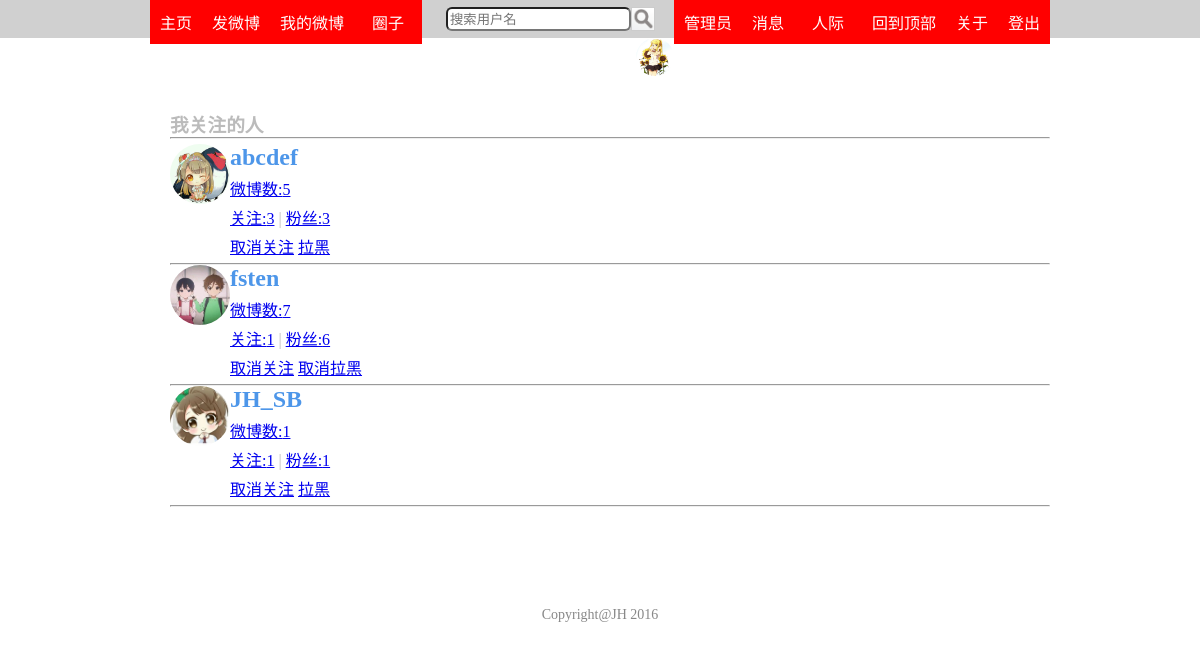
Screenshot of /user/ljhandlwt/concern (signed in) with the database file from the repository.
### app/models.py (models this page shows, shortened)
class User(db.Model):
	id=db.Column(db.Integer,primary_key=True)
	nickname=db.Column(db.String(80),unique=True)
	password=db.Column(db.String(120))
	email=db.Column(db.String(120),unique=True)
	information=db.Column(db.String(250))
	posts=db.relationship('Post',backref='author',lazy='dynamic')
	has_avatar=db.Column(db.Integer,default=0)
	create_time=db.Column(db.DateTime,default=datetime.now())
	messages=db.relationship('Message',backref='people',lazy='dynamic')
	concern=db.relationship('User',secondary=user_user_concern,primaryjoin=id==user_user_concern.c.user1_id,
	secondaryjoin=id==user_user_concern.c.user2_id,backref='concerned')
	blacklist=db.relationship('User',secondary=user_user_blacklist,primaryjoin=id==user_user_blacklist.c.user1_id,
	secondaryjoin=id==user_user_blacklist.c.user2_id,backref='blackedlist')
	is_authenticated=True
	is_active=True
	is_anonymous=False
	def avatar(self):
		if self.has_avatar:
			return '/static/avatar/'+self.nickname+'.jpg'
		else:
			return url_for('static',filename='favicon.ico')
	def has_concern(self,user):
		return self.concern.count(user)
	def has_black(self,user):
		return self.blacklist.count(user)
	def count_new_message(self):
		return Message.query.filter_by(user_id=self.id,has_showed=0).count()
	def is_admin(self):
		return Admin.query.filter_by(nickname=self.nickname).first() is not None

### app/views.py (the view)
@app.route('/user/<nickname>/concern')
@login_required
def personal_concern(nickname):
	user=get_user(nickname)
	if user is not None:
		return render_template('user_concern.html',title=u'ta关注的人',this_user=user)
	else:
		abort(404)

### app/views.py (called while the page is built)
@lm.user_loader
def load_user(id):
	return User.query.get(int(id))

@app.before_request
def before_request():
	g.user=current_user

def get_user(nickname):
	return User.query.filter_by(nickname=nickname).first()

### app/templates/user_concern.html
{%extends 'base.html'%}
{%block content%}
<div class='main_title'>
  <h3>{%if g.user.id==this_user.id%}我{%else%}{{this_user.nickname}}{%endif%}关注的人</h3>
  <hr>
</div>
<div class='user_card'>
  {%for user in this_user.concern%}
	{%include 'user_card.html'%}
    <hr>
  {%endfor%}
</div>
{%endblock%}
{%block style%}
<link rel="stylesheet" type="text/css" href="{{url_for('static',filename='user_card.css')}}">
{%endblock%}

### app/templates/base.html (shortened to what this page needs)
<html>
<head>
<link rel="stylesheet" type="text/css" href="{{url_for('static',filename='style.css')}}">
<link rel="stylesheet" type="text/css" href="{{url_for('static',filename='header.css')}}">
{%block style%}
{%endblock%}
</head>
<body>
<div id="wrap">
<div class='header_base'></div>
<div id="header">
  <ul class='left'>
	<li><a href='/index' class='menu_link'>主页</a></li>
	{%if g.user and g.user.is_authenticated%}
	  <li><a href="/write" class='menu_link'>发微博</a></li>
	  <li><a href='/user/{{g.user.nickname}}/blog' class='menu_link'>我的微博</a></li>
	  <li style='width:68px'>
		<a href='/concern' class='menu_link'>圈子</a>
	  </li>
	  <li>
		<div class='search'>
	      <form action="{{url_for('search_user')}}" method="POST">
			<input type='text' name='search' placeholder='搜索用户名' required>
			<input type='image' src="{{url_for('static',filename='search.png')}}" alt='搜索'>
		  </form>
		</div>
	  </li>
	{%endif%}
  </ul>
  <ul class='right'>
    {%if g.user and g.user.is_authenticated%}
	  <li><a href='/logout' class='menu_link'>登出</a></li>
	  <li><a href='javascript:;' class='menu_link' onclick="about()">关于</a></li>
	  <li><a href='#' class='menu_link'>回到顶部</a></li>
	  <li style="width:68px">
	    <a href='javascript:;' class='menu_link'>人际</a>
	  </li>
	  <li style="position:relative">
	    <a href='/message' class='menu_link'>消息</a>
	  </li>
	  {%if g.user.is_admin()%}
	    <li><a href='/admin' class='menu_link'>管理员</a></li>
	  {%endif%}
	  <li style="position:relative">
	    <a href='/user'>
		  <img src="{{g.user.avatar()}}" class='small_avatar' alt='头像'>
		</a>
	  </li>
	{%endif%}
  </ul>
</div>
<div id="mainBody">
{%block content%}
{%endblock%}
</div>
</div>
<div id="footer">
Copyright@JH 2016
</div>
</body>
</html>

### app/templates/user_card.html
<div>
	<div>
	  <img src="{{user.avatar()}}" class='avatar user_card_avatar'>
	</div>
	<div class='user_card_right'>
	  <h2 class='user_card_nickname'>
		<a href="{{url_for('personal',nickname=user.nickname)}}">{{user.nickname}}</a>
	  </h2>
	  <p>
		<a href="{{url_for('personal_blog',nickname=user.nickname)}}">微博数:{{user.posts.count()}}</a>
	  </p>
	  <p>
		<a href="{{url_for('personal_concern',nickname=user.nickname)}}">关注:{{user.concern.__len__()}}</a>
		<span style='color:#BBB'>|</span>
		<a href="{{url_for('personal_concerned',nickname=user.nickname)}}">粉丝:{{user.concerned.__len__()}}</a>
	  </p>
	  <p>
		{%if g.user!=user%}
		  {%if g.user.has_concern(user)%}
			<a href="{{url_for('unconcern_ta',id=user.id)}}">取消关注</a>
		  {%else%}
			<a href="{{url_for('concern_ta',id=user.id)}}">关注ta</a>
		  {%endif%}
		  {%if g.user.has_black(user)%}
		    <a href="{{url_for('unblack_ta',id=user.id)}}">取消拉黑</a>
		  {%else%}
			<a href="{{url_for('black_ta',id=user.id)}}">拉黑</a>
		  {%endif%}
		{%endif%}
	  </p>
	</div>
</div>

### app/static/style.css (style rules this page uses)
* { margin:0; padding:0; }
#mainBody { margin:0 150px; }
.main_title { margin:40px 0 0 20px; color:#BBB; }
hr { clear:both; }
.avatar { width:60px; height:60px; border-radius:30px; }
.small_avatar { width:38px; height:38px; border-radius:19px; }
#footer { margin:100px 0 30px 0; font-size:14px; text-align:center; color:#888; }

### app/static/header.css (style rules this page uses)
#header { width:100%; position:fixed; top:0; left:0; }
div.header_base { height:70px; }
#header ul { list-style:none; }
#header li { text-align:center; }
#header ul.left { margin-left:150px; }
#header ul.left li { float:left; }
#header ul.right { margin-right:150px; }
#header ul.right li { float:right; }
#header a.menu_link { padding:10px; text-decoration:none; color:white; display:block; }
#header a.menu_link:link { background-color:red; }
.search form { height:38px; margin-left:24px; }
.search input { display:block; float:left; margin:7px 0; }
.search input[type='text'] { padding:2px; height:24px; border-radius:6px; }
.search input[type='image'] { height:22px; width:22px; border:1px solid #CCC; }

### app/static/user_card.css (style rules this page uses)
.user_card { margin:5 0 5 20px; }
.user_card_avatar { float:left; }
.user_card_nickname { margin:0 0 5px 0; }
.user_card_nickname a { text-decoration:none; color:#4D96E9; }
.user_card p { margin:5px 0; }
.user_card_right { overflow:hidden; }

### rows the page displays
User: user.avatar (picture)
User: avatar (picture), nickname "abcdef", posts.count "5", concern.__len__ "3", concerned.__len__ "3"
User: avatar (picture), nickname "fsten", posts.count "7", concern.__len__ "1", concerned.__len__ "6"
User: shows a picture, nickname "JH_SB", posts.count "1", concern.__len__ "1", concerned.__len__ "1"
